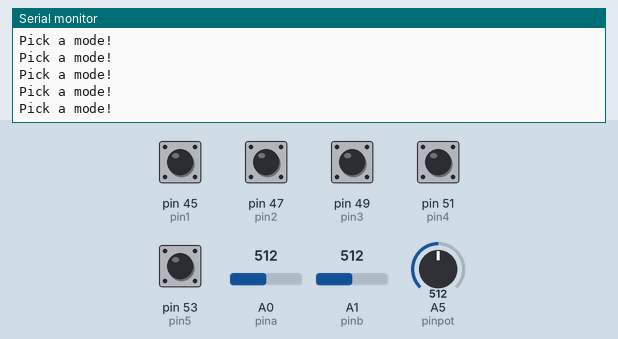
Simulated run of this sketch. Board: Arduino Mega 2560, built with avr-gcc and run on an emulated ATmega2560. Parts: the last lines printed to the serial monitor. Inputs (shaded band) come from the test bench; at power-on: pin 45 (pin1), pin 47 (pin2), pin 49 (pin3), pin 51 (pin4), pin 53 (pin5) HIGH, A0 (pina) = 512, A1 (pinb) = 512, A5 (pinpot) = 512.

Above: at 7.2 s.
7.3 s: pin 45 (pin1) pulled LOW for 0.15 s
At 8.1 s:
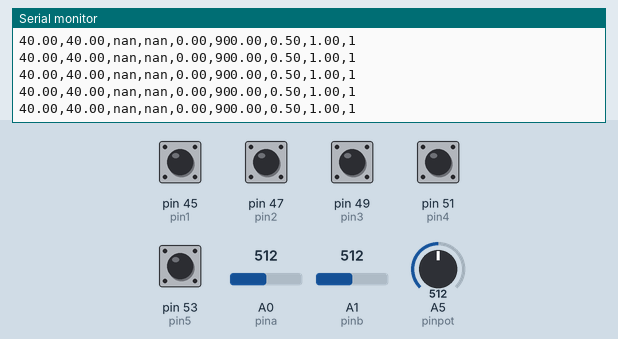
8.9 s: A0 (pina) set to 716
At 9.6 s:
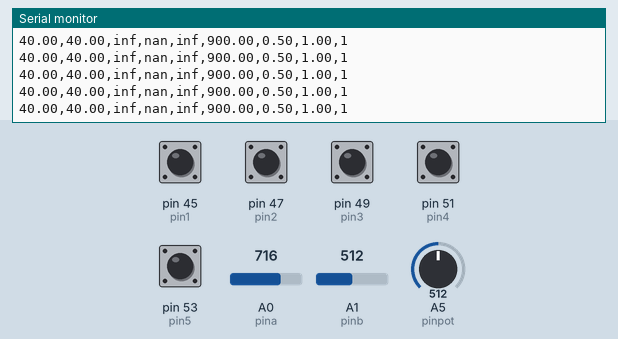
10.8 s: A1 (pinb) set to 716
At 11.3 s:
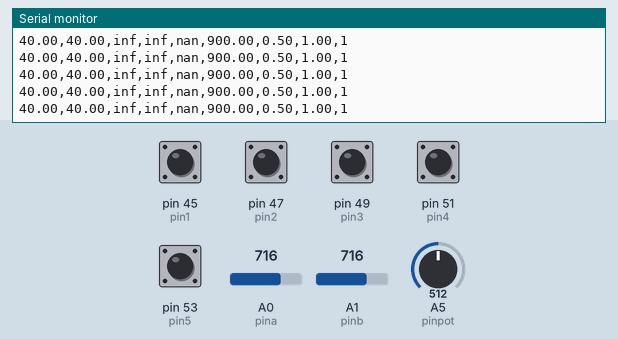
12.7 s: pin 47 (pin2) pulled LOW for 0.15 s
At 13.3 s:
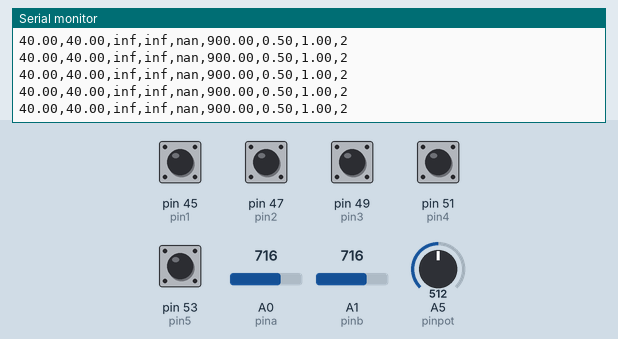
14.3 s: pin 49 (pin3) pulled LOW for 0.15 s
At 15.3 s:
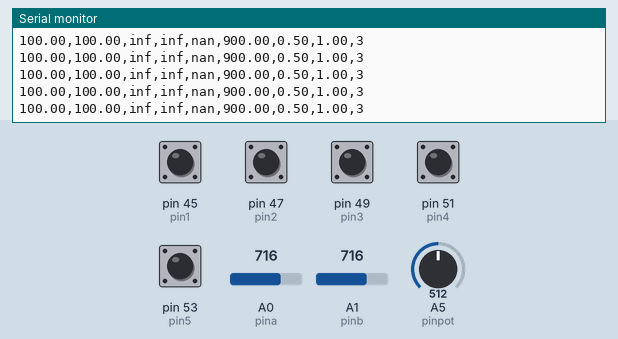
15.9 s: A5 (pinpot) set to 503
At 16.8 s:
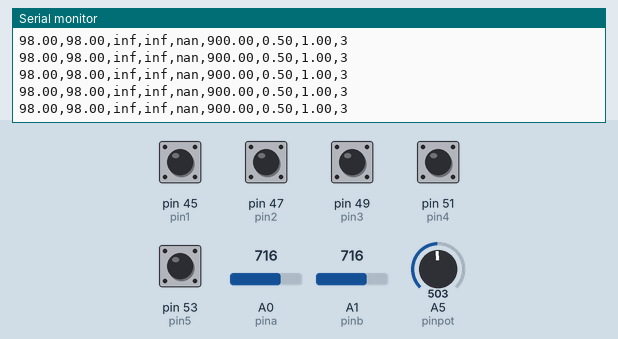
Timing chart, 0 to 18.9 s (numbered marks = the images above; inputs shaded):
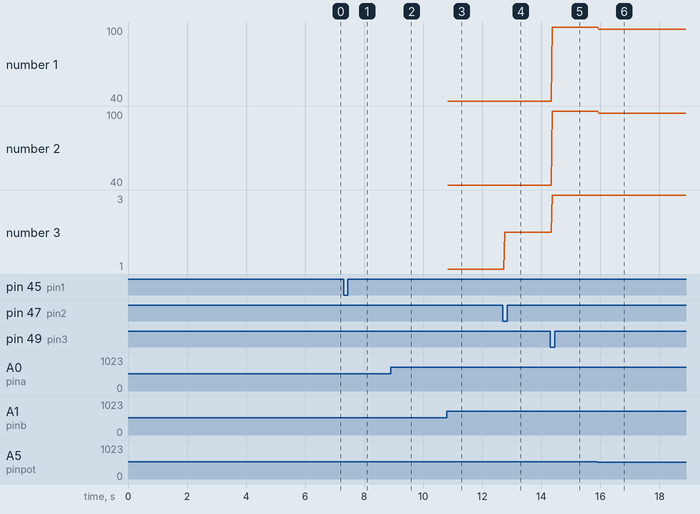

The sketch:

HapticPinchSensational.ino
```cpp
#include <Wire.h>
#include <Adafruit_MCP4725.h>

Adafruit_MCP4725 dac;

// Pins
int pina = A0;
int pinb = A1;
int pinpot = A5;
int pin1 = 45;
int pin2 = 47;
int pin3 = 49;
int pin4 = 51;
int pin5 = 53;

// Mode
int val1Ref = 424;
int val2Ref = 628;
float scale = 0.26;  // mm per unit
int mode = 0;  // modes: calibration,

// Sensor variables
int val1;
int val2;
int pot;

// Virtual object variables
float pressureATM = 900;  // mV
float p = pressureATM;  // mV

float w = 40;  // mm
float h = 40;  // mm
float x1;  // mm
float x2;  // mm
float xb; // mm
float pressure;  // mV
float blockSoftness = 0.5;  // strain ratio
float blockPoisson = 1;  // Poisson's ratio

float minDist = w;  // mm
float maxDist;  //mm
float threshold = 5;  // mm
bool isSqueeze;

unsigned long startTime;

void setup() {
  // Setup
  Serial.begin(19200);
  pinMode(pina,INPUT_PULLUP);
  pinMode(pinb,INPUT_PULLUP);
  pinMode(pinpot,INPUT);
  pinMode(pin1, INPUT_PULLUP);
  pinMode(pin2, INPUT_PULLUP);
  pinMode(pin3, INPUT_PULLUP);
  pinMode(pin4, INPUT_PULLUP);
  pinMode(pin5, INPUT_PULLUP);
  dac.begin(0x61);
  jam(pressureATM);

  if (mode == 0) {
    // User calibration
    calibrateUser();
  }
}

void loop() {

  changeState();
  // Read-in currennt positions
  readIn();
  // Check for collisions
  if (mode > 0) {
    checkCollision();
  }

  switch (mode) {
    case 1:
      blockSoftness = 0.5;
      blockPoisson = 1;
      if (isSqueeze) {
        if (w > x2 - x1 + threshold) {
          h = h + w - (x2 - x1 + threshold);
          w = x2 - x1 + threshold;
        }
      }
      if (x2 - x1 > 75) {
        h = 60;
        w = 60;
      }
      p = map(pot,0,1023,0,900);
      break;
    case 2:
      blockSoftness = 0.5; // map(pot,0,1023,0,0.5);
      blockPoisson = 1;
      w = 40;
      h = 40;
      p = map(pot,0,1023,0,900);
      break;
    case 3:
      blockSoftness = 0.5;
      blockPoisson = 1;
      w = map(pot,0,1023,0,200);
      h = w;
      p = 0;
      break;
    case 4:
      blockSoftness = 0.5;
      blockPoisson = 1;
      w = 40;
      h = 40;
      p = 700 - map(pot,0,1023,0,50)*(w-(x2-x1));
      break;
    case 5:
      blockSoftness = 0.5;
      blockPoisson = 1;
      if (isSqueeze) {
        if (x2 - x1 < 5) {
          h = 0;
          w = 0;
          p = pressureATM;
        }
        else {
          h = 50;
          w = 50;
          p = 0;
        }
      }
      if (x2 - x1 > 75) {
        h = 50;
        w = 50;
      }
      break;
    default:
      Serial.println("Pick a mode!");
      break;
  }

  if (isSqueeze) {
    pressure = constrain(p,0,1000);
  }
  else {
    if (millis() - startTime < 200) {
      pressure = pressureATM + 60;
    }
    else{
      pressure = pressureATM;
    }
  }

  if (mode > 0) {
    // Jam user
    jam(pressure);

    // Print data to Processing
    printData();
  }
}

void changeState() {
  if (digitalRead(pin1) == LOW) {
    mode = 1;
    Serial.println("Playdoh");
  }
  else if (digitalRead(pin2) == LOW) {
    mode = 2;
    Serial.println("Adjustable Stiffness Ball");
  }
  else if (digitalRead(pin3) == LOW) {
    mode = 3;
    Serial.println("Adjustable Size Ball");
  }
  else if (digitalRead(pin4) == LOW) {
    mode = 4;
    Serial.println("Variable Stiffness Ball");
  }
  else if (digitalRead(pin5) == LOW) {
    mode = 5;
    Serial.println("Balloon");
  }
}

void readIn() {
  val1 = analogRead(pina);
  val2 = analogRead(pinb);
  x1 = (val1 - val1Ref) * scale;
  x2 = -(val2 - val2Ref) * scale;
  pot = analogRead(pinpot);
}

void checkCollision() {
  if (x2 - x1 <= w) {
    if (minDist > (x2 - x1)) {
      minDist = x2 - x1;
    }
    else if (minDist < (x2 - x1) - threshold - 1) {
      minDist = (x2 - x1) - threshold;
    }
    if ((x2 - x1) - threshold < minDist) {
      isSqueeze = true;
    }
    else {
      if (isSqueeze) {
        startTime = millis();
        isSqueeze = false;
      }
    }
    xb = (x1 + x2) / 2;
  }
  else {
    if (isSqueeze) {
      startTime = millis();
      isSqueeze = false;
    }
    if (xb < x1 + w/2) {
      xb = x1 + w/2;
    }
    if (xb > x2 - w/2) {
      xb = x2 - w/2;
    }
  }
}

void jam(float p) {
    int output = constrain(p,0,1000);
    dac.setVoltage(output, false);
}

void printData () {
  Serial.print(w);
  Serial.print(",");
  Serial.print(h);
  Serial.print(",");
  Serial.print(x1);
  Serial.print(",");
  Serial.print(x2);
  Serial.print(",");
  Serial.print(xb);
  Serial.print(",");
  Serial.print(pressure);
  Serial.print(",");
  Serial.print(blockSoftness);
  Serial.print(",");
  Serial.print(blockPoisson);
  Serial.print(",");
  Serial.print(mode);
  Serial.println(" ");
}

void calibrateUser () {
  Serial.println(" ");
  Serial.println("Please touch your finger tips together.");
  delay(3000);
  readIn();
  val1Ref = val1;
  val2Ref = val2;
  Serial.println("Now, please separate your finger tips by about 8 centimeters.");
  delay(3000);
  readIn();
  scale = 80.0 / (abs(val1 - val1Ref) + abs(val2 - val2Ref));
  // Read out calibration data
  // Serial.print(val1Ref);
  // Serial.print(",");
  // Serial.print(val2Ref);
  // Serial.print(",");
  // Serial.print(scale);
  // Serial.println(" ");
  Serial.println("Pick a mode!");
}
```

Measured:
- after the input at 7.3 s, the serial monitor: prints a new line at once (image 1)
- after the input at 8.9 s, the serial monitor: prints a new line at once (image 2)
- after the input at 10.8 s, the serial monitor: prints a new line at once (image 3)
- after the input at 12.7 s, the serial monitor: prints a new line after 0.06 s (image 4)
- after the input at 14.3 s, the serial monitor: prints a new line after 0.06 s (image 5)
- after the input at 15.9 s, the serial monitor: prints a new line at once (image 6)
- plotted number 1: 40 → 100 after the input at 14.3 s, 100 → 98 after the input at 15.9 s
- plotted number 2: 40 → 100 after the input at 14.3 s, 100 → 98 after the input at 15.9 s
